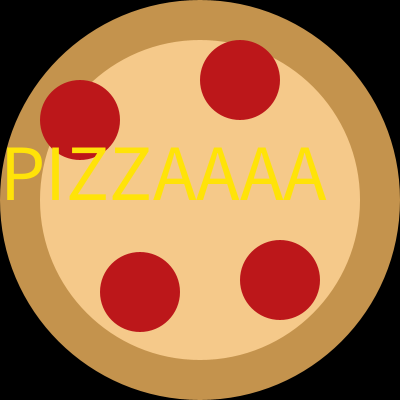
Frame 1 (no input)
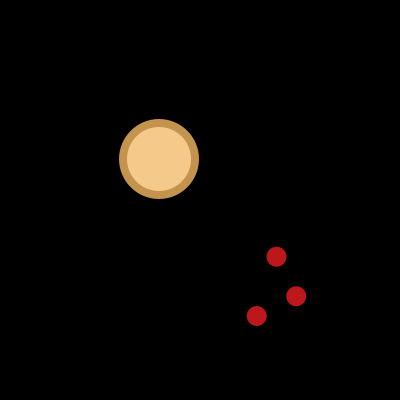
Frame 60 (the mouse pressed at the canvas centre just before this capture)
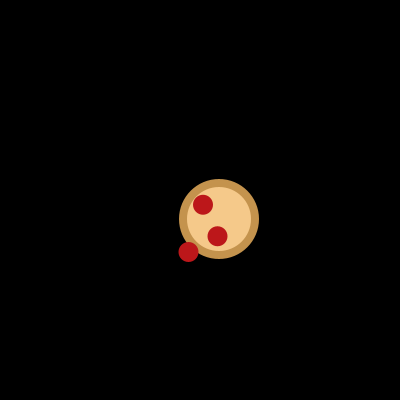
Frame 120 (the mouse held since frame 60 and released just before this capture)

The Processing sketch that drew these frames (run headless with seeded random() and noise(); from frame 60 on, the mouse is pressed at the canvas centre):

// Processing sketch: processing_119606
// ── processing_119606.pde

//hw 7
//Stephanie Park
//seohyunp@andrew.cmu.edu
//© Stephanie Park, 2013


float x1, y1, dx1, dy1, wd1, ht1;
float x2, y2, dx2, dy2, wd2, ht2;
color col1, col2, col3;
 
 
void setup()
{
  size(400, 400);
  frameRate(50);  
    
  x1 = width*0.25;
  y1 = height*0.25;
  dx1 = 1;
  dy1 = 1;
  wd1 = width*0.2;
  ht1 = height*0.2;
  
  x2 = width*0.25;
  y2 = height*0.25;
  dx2 = 5;
  dy2 = 5;
  wd2 = width*0.05;
  ht2 = height*0.05;
  
  col1 = color(196,147,77);
  col2 = color(245,201,138);
  col3 = color(188,23,26);
}
 
 
void draw()
{
  background (0,0,0);

  drawBread();
  moveBread();
  drawPepperoni();
  movePepperoni();
  detectCollisions();
}


void drawBread()
{
  noStroke();
  fill(col1);
  ellipse(x1, y1, wd1, ht1);
  fill (col2);
  ellipse(x1,y1,wd1*.8,ht1*.8);
}
 
 
void moveBread()
{
  x1 += dx1;
  y1 += dy1;
  if (x1 + wd1*0.3 >= width)
  {
    dx1 *= -2;
  }
  else if (x1 - wd1*0.3 <= 0)
  {
    dx1*= -1;
  }
}


void drawPepperoni()
{
  noStroke();
  fill(col3);
  ellipse(x2*.75, y2*.75, wd2, ht2);
  ellipse (x2*.65, y2*.8,wd2, ht2);
  ellipse (x2*.7, y2*.65,wd2, ht2);
}

 
void movePepperoni()
{
  x2 += dx2;
  y2 += dy2;
  if (x2>width)
  {
    x2 = 0;
  }
  else if (x2<0)
  {
    x2 = width;
  }
  else if (y2< 0)
  {
    y2 = height;
  }
  else if (y2>= height)
  {
    y2 = ht2;
  }
}

 
void detectCollisions()
{
  float d =dist(x1, y1, x2, y2);
  float colDist = wd1*0.5 + wd2*0.5;
  if (d < (colDist))
  {
    fill(col1);
    ellipse ( width*.5, height*.5, width, height);
    fill (col2);
    ellipse(width*.5,height*.5,width*.8,height*.8);
    fill (col3);
    ellipse ( width*.7, height*.7, width*.2,height*.2);
    ellipse ( width*.2, height*.3, width*.2,height*.2);
    ellipse ( width*.6, height*.2, width*.2,height*.2);
    ellipse ( width*.35, height*.73, width*.2, height*.2);
    textSize(width*.2);
    fill (255,227,8);
    text("PIZZAAAA", width*0,height*.5);

  }
}
